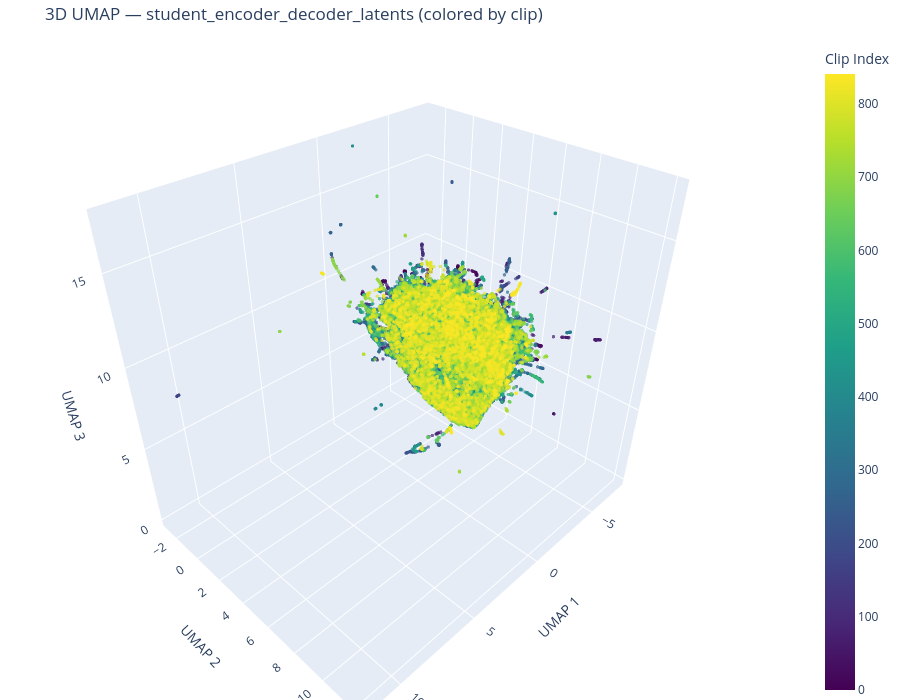

Notebook source saved alongside this figure:
### Markdown cell above
## Interactive 3D Visualization

### Code cell
if COLOR_BY == "clip":
    color_values = clip_ids
    colorbar_title = "Clip Index"
elif COLOR_BY == "timestep":
    color_values = timesteps
    colorbar_title = "Timestep"
else:
    raise ValueError(f"Unknown COLOR_BY='{COLOR_BY}'. Use 'clip' or 'timestep'.")

fig = go.Figure(
    data=[
        go.Scatter3d(
            x=embedding[:, 0],
            y=embedding[:, 1],
            z=embedding[:, 2],
            mode="markers",
            marker=dict(
                size=2,
                color=color_values,
                colorscale="Viridis",
                colorbar=dict(title=colorbar_title),
                opacity=0.7,
            ),
            hovertemplate=(
                "UMAP1: %{x:.2f}<br>"
                "UMAP2: %{y:.2f}<br>"
                "UMAP3: %{z:.2f}<br>"
                "Clip: %{customdata[0]}<br>"
                "Timestep: %{customdata[1]}"
                "<extra></extra>"
            ),
            customdata=np.stack([clip_ids, timesteps], axis=-1),
        )
    ]
)

fig.update_layout(
    title=f"3D UMAP — {LATENT_DATASET} (colored by {COLOR_BY})",
    scene=dict(
        xaxis_title="UMAP 1",
        yaxis_title="UMAP 2",
        zaxis_title="UMAP 3",
    ),
    width=900,
    height=700,
    margin=dict(l=0, r=0, b=0, t=40),
)

fig.show()

### Figure 1 — Plotly figure (JSON) as saved in the notebook; plotly's stock layout.template omitted (floating-point values rounded to 4 significant figures; data arrays with more than 128 entries replaced by an {"elided": "..."} marker saying what was removed)
{"data": [{"customdata": {"elided": "50000x2 int values"}, "hovertemplate": "UMAP1: %{x:.2f}<br>UMAP2: %{y:.2f}<br>UMAP3: %{z:.2f}<br>Clip: %{customdata[0]}<br>Timestep: %{customdata[1]}<extra></extra>", "marker": {"color": {"elided": "50000 int values"}, "colorbar": {"title": {"text": "Clip Index"}}, "colorscale": [[0, "#440154"], [0.1111, "#482878"], [0.2222, "#3e4989"], [0.3333, "#31688e"], [0.4444, "#26828e"], [0.5556, "#1f9e89"], [0.6667, "#35b779"], [0.7778, "#6ece58"], [0.8889, "#b5de2b"], [1, "#fde725"]], "opacity": 0.7, "size": 2}, "mode": "markers", "type": "scatter3d", "x": {"elided": "50000 float values"}, "y": {"elided": "50000 float values"}, "z": {"elided": "50000 float values"}}], "layout": {"height": 700, "margin": {"b": 0, "l": 0, "r": 0, "t": 40}, "scene": {"xaxis": {"title": {"text": "UMAP 1"}}, "yaxis": {"title": {"text": "UMAP 2"}}, "zaxis": {"title": {"text": "UMAP 3"}}}, "title": {"text": "3D UMAP — student_encoder_decoder_latents (colored by clip)"}, "width": 900}}
